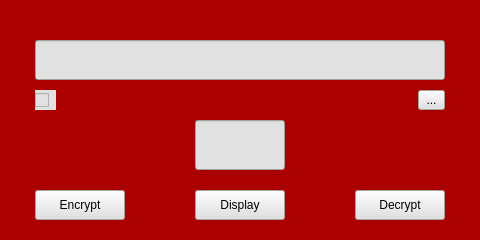
<?xml version="1.0" encoding="UTF-8"?>
<ui version="4.0">
 <class>Menu</class>
 <widget class="QMainWindow" name="Menu">
  <property name="geometry">
   <rect>
    <x>0</x>
    <y>0</y>
    <width>480</width>
    <height>240</height>
   </rect>
  </property>
  <property name="minimumSize">
   <size>
    <width>480</width>
    <height>240</height>
   </size>
  </property>
  <property name="maximumSize">
   <size>
    <width>480</width>
    <height>240</height>
   </size>
  </property>
  <property name="windowTitle">
   <string>MainWindow</string>
  </property>
  <property name="styleSheet">
   <string notr="true">background-color: rgb(170, 0, 0);</string>
  </property>
  <widget class="QWidget" name="centralwidget">
   <widget class="QLineEdit" name="lineEdit">
    <property name="geometry">
     <rect>
      <x>35</x>
      <y>40</y>
      <width>410</width>
      <height>40</height>
     </rect>
    </property>
    <property name="styleSheet">
     <string notr="true">background-color: rgb(225, 225, 225);</string>
    </property>
   </widget>
   <widget class="QPushButton" name="pushButton">
    <property name="geometry">
     <rect>
      <x>35</x>
      <y>190</y>
      <width>90</width>
      <height>30</height>
     </rect>
    </property>
    <property name="minimumSize">
     <size>
      <width>0</width>
      <height>0</height>
     </size>
    </property>
    <property name="styleSheet">
     <string notr="true">background-color: rgb(225, 225, 225);</string>
    </property>
    <property name="text">
     <string>Encrypt</string>
    </property>
   </widget>
   <widget class="QCheckBox" name="checkBox">
    <property name="geometry">
     <rect>
      <x>35</x>
      <y>90</y>
      <width>21</width>
      <height>20</height>
     </rect>
    </property>
    <property name="styleSheet">
     <string notr="true">background-color: rgb(225, 225, 225);</string>
    </property>
    <property name="text">
     <string/>
    </property>
   </widget>
   <widget class="QPushButton" name="pushButton_2">
    <property name="geometry">
     <rect>
      <x>355</x>
      <y>190</y>
      <width>90</width>
      <height>30</height>
     </rect>
    </property>
    <property name="styleSheet">
     <string notr="true">background-color: rgb(225, 225, 225);</string>
    </property>
    <property name="text">
     <string>Decrypt</string>
    </property>
   </widget>
   <widget class="QPushButton" name="pushButton_3">
    <property name="geometry">
     <rect>
      <x>195</x>
      <y>190</y>
      <width>90</width>
      <height>30</height>
     </rect>
    </property>
    <property name="styleSheet">
     <string notr="true">background-color: rgb(225, 225, 225);</string>
    </property>
    <property name="text">
     <string>Display</string>
    </property>
   </widget>
   <widget class="QToolButton" name="toolButton">
    <property name="geometry">
     <rect>
      <x>418</x>
      <y>90</y>
      <width>27</width>
      <height>20</height>
     </rect>
    </property>
    <property name="styleSheet">
     <string notr="true">background-color: rgb(225, 225, 225);</string>
    </property>
    <property name="text">
     <string>...</string>
    </property>
   </widget>
   <widget class="QLineEdit" name="lineEdit_2">
    <property name="geometry">
     <rect>
      <x>195</x>
      <y>120</y>
      <width>90</width>
      <height>50</height>
     </rect>
    </property>
    <property name="styleSheet">
     <string notr="true">background-color: rgb(225, 225, 225);</string>
    </property>
    <property name="echoMode">
     <enum>QLineEdit::Password</enum>
    </property>
   </widget>
  </widget>
 </widget>
 <resources/>
 <connections/>
</ui>
